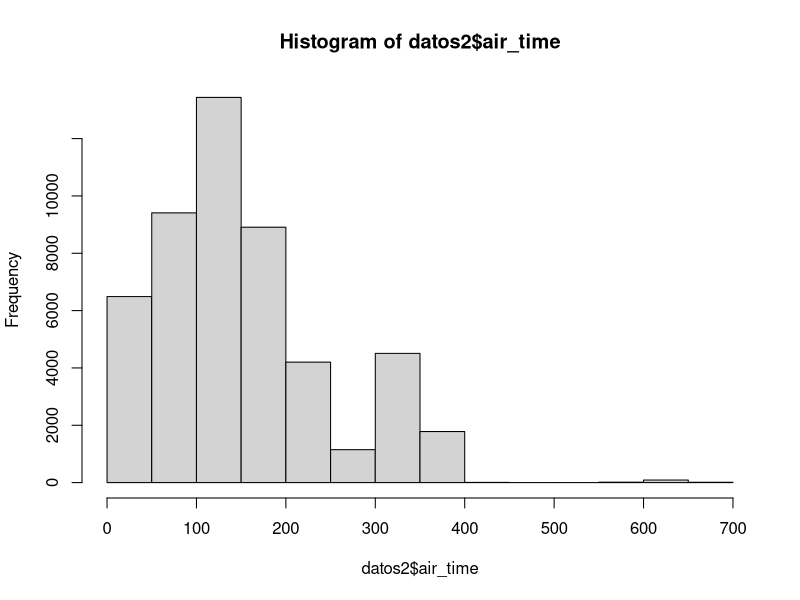
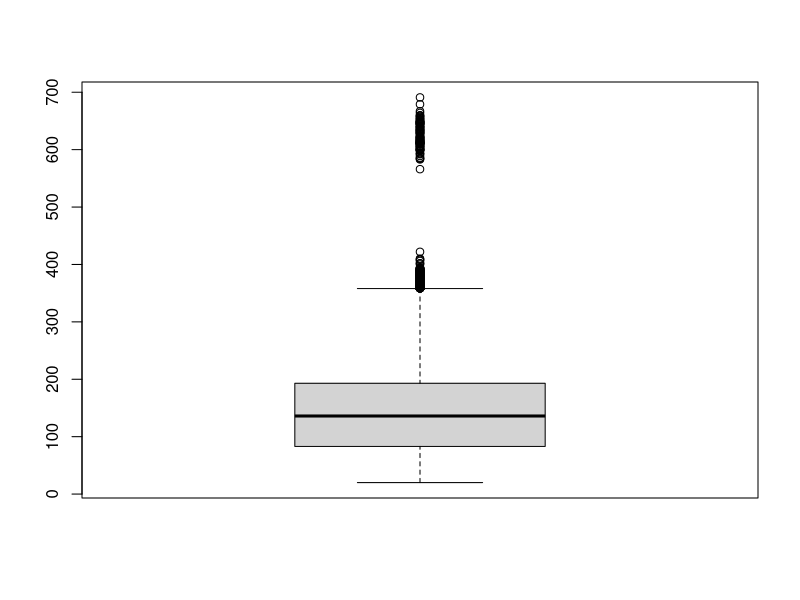
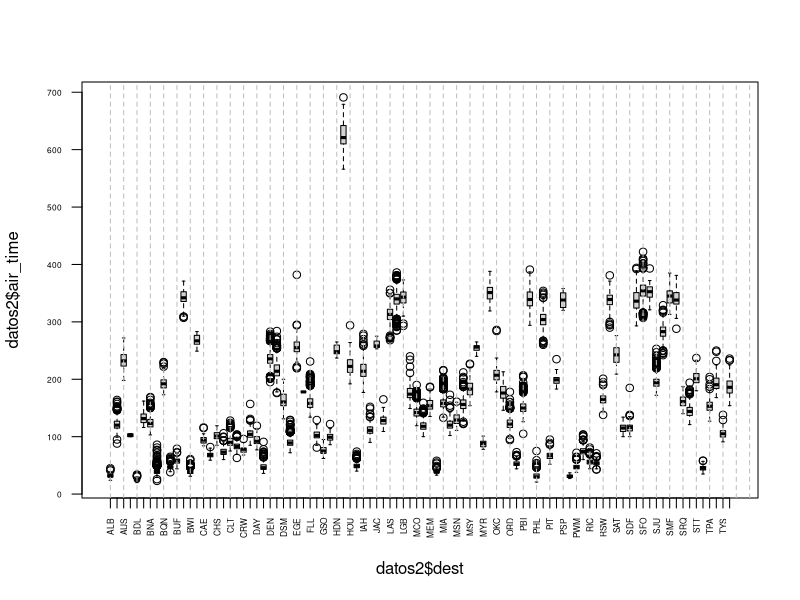
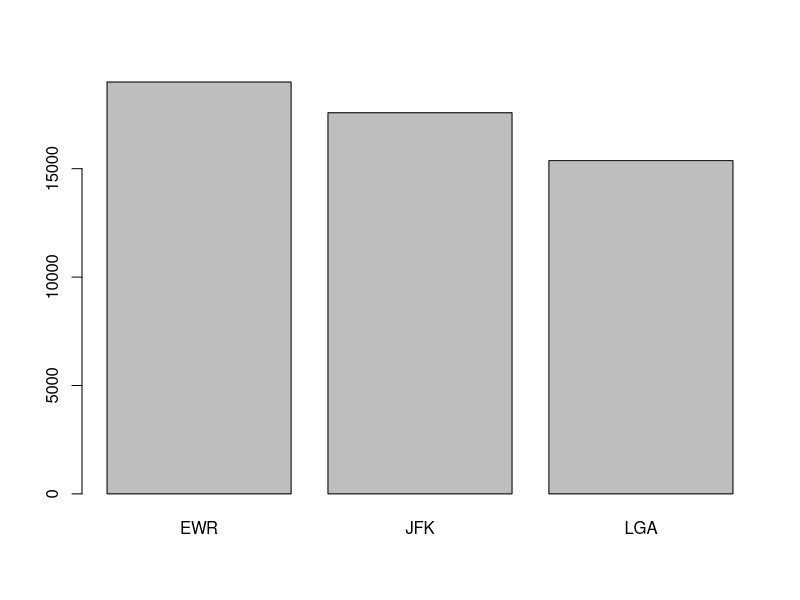
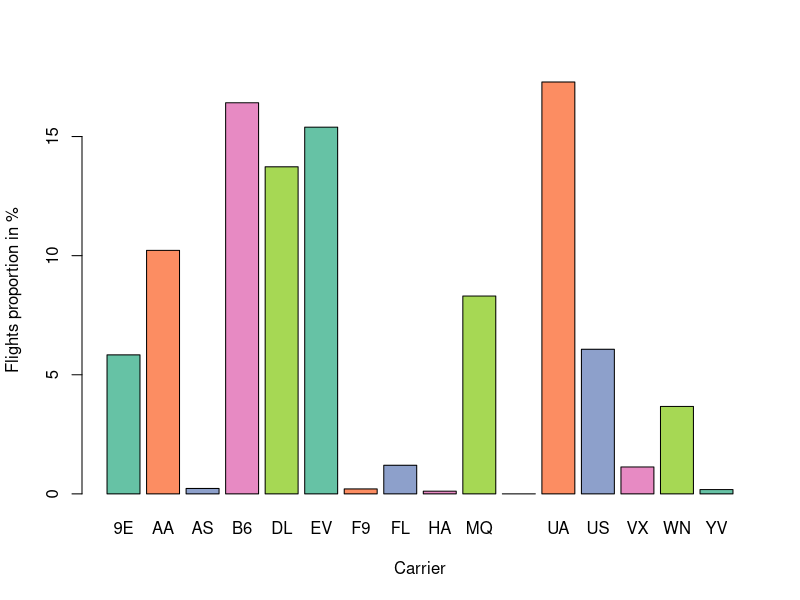

The R source for these figures, in order:
####################################################################
# Problem 1.2
####################################################################
# 1
setwd('D:/ESEIAAT/Data_Analysis/week_1/Week1. Practice with R (from scratch)-20220224')     



#Guardamos la variable de "datos2" con el contenido del arvhivo txt asignando 
#un header
# para ello utilizamos la funcion   "read.table"  
#los separadores (funcion "sep") son TABULACIONES (\t) en R
#los decimales en este archivo txt son  puntos por ello:   dec="."

### na.strings="@" no se que es lo que hace exactamente #######################
### stringsAsFactors = TRUE         TAMPOCO ENTIENDO MUY BIEN
datos2 <- read.table('flights.txt',header=TRUE,sep="\t",dec=".",
                     na.strings="@", stringsAsFactors = TRUE)


#Mostramos los primeros registros (son 6 aunque en python creo que son 5...)
head(datos2)

###############################################################################
#You can use the argument na.rm = TRUE to exclude missing values when 
#calculating descriptive statistics in R.

#Aplicamos la STANDARD DEVIATION en "datos2" utilizando $ para referirnos a la 
#columna "air_time".... 
#pero nos saltamos todos esos valores NA (not available)
sd(datos2$air_time,na.rm=TRUE) 


#The Interquartile Range
IQR(datos2$air_time,na.rm=TRUE)

#Plot de barras 
hist(datos2$air_time)

#Un plot raro
boxplot(datos2$air_time)

#Plot que hay que mirar... parecen rangos airtime para destinos...
boxplot(datos2$air_time~datos2$dest,las=2,cex.axis=0.5)
abline(v=seq(1,100,2),col='grey',lty=2)

# 2
#Hacer una tabla con el recuento de cada origen disponible en la columna
table(datos2$origin)
carriers_table<-table(datos2$carrier)# invencion propia

#AQUI TE DA PORCENTAJES DE TABLA (MUY TOP)
prop.table(table(datos2$origin))
barplot(table(datos2$origin))


#INVENCION PROPIA======================================================
library(RColorBrewer) # libreria para colores de plots
coul <- brewer.pal(5, "Set2") # investigar mejor los colores
prop_carrier<-prop.table(table(datos2$carrier))
prop_carrier<-prop_carrier*100    #pasamos a porcentaje
prop_carrier
barplot(prop_carrier,ylab="Flights proportion in %",xlab="Carrier",col=coul)


###################DUDAS#######################################################
# DUDA                                     ACCION        COMANDO

#Que es la desviacion estandard?...........REPASAR       sd
#Que es el Interquartile Range?............Apuntes       IQR
#Mirar el blot de boxplot, el complejo.....GOOGLE o PROFE

